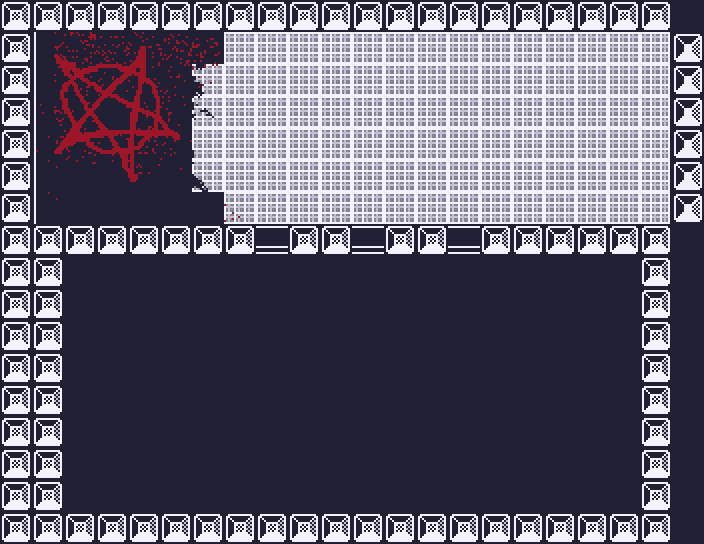

The image is a tile-based game level rendered from a .tmx file. Its description and complete source (layers, tilesets, objects, tile grids) follow:
An orthogonal 22x17 tile map with 32x32 px tiles, 2 tile layers (ground, collision) and 13 objects (4x spawn, 3x crack, message, pipe, camera_anchor).

<map version="1.10" tiledversion="1.12.1" orientation="orthogonal" renderorder="right-down" width="22" height="17" tilewidth="32" tileheight="32" infinite="0" nextlayerid="5" nextobjectid="19">
 <properties>
  <property name="camera_lock_anchor" value="camera_start" />
  <property name="camera_unlock_flag" value="basement.passage_open" />
  <property name="camera_zoom" value="close" />
  <property name="room_id" value="basement_1" />
 </properties>
 <tileset firstgid="1" source="BasementBackground.tsx" />
 <layer id="1" name="ground" width="22" height="17">
  <data encoding="csv">
53,2,3,4,5,6,7,8,9,9,9,9,9,9,9,9,9,9,9,9,10,53,
53,11,12,13,14,15,16,18,18,18,18,18,18,18,18,18,18,18,18,18,19,53,
53,20,21,22,23,24,25,18,18,18,18,18,18,18,18,18,18,18,18,18,19,53,
53,26,27,28,29,30,31,18,18,18,18,18,18,18,18,18,18,18,18,18,19,53,
53,33,34,35,36,37,38,18,18,18,18,18,18,18,18,18,18,18,18,18,19,53,
53,39,40,41,42,43,44,18,18,18,18,18,18,18,18,18,18,18,18,18,19,53,
53,39,53,53,53,53,53,17,18,18,18,18,18,18,18,18,18,18,18,18,19,53,
53,45,46,46,46,46,46,46,46,46,46,46,46,46,46,46,46,46,46,46,49,53,
53,50,53,53,53,53,53,53,53,53,53,53,53,53,53,53,53,53,53,53,56,53,
53,50,53,53,53,53,53,53,53,53,53,53,53,53,53,53,53,53,53,53,56,53,
53,50,53,53,53,53,53,53,53,53,53,53,53,53,53,53,53,53,53,53,56,53,
53,50,53,53,53,53,53,53,53,53,53,53,53,53,53,53,53,53,53,53,56,53,
53,50,53,53,53,53,53,53,53,53,53,53,53,53,53,53,53,53,53,53,56,53,
53,50,53,53,53,53,53,53,53,53,53,53,53,53,53,53,53,53,53,53,56,53,
53,50,53,53,53,53,53,53,53,53,53,53,53,53,53,53,53,53,53,53,56,53,
53,50,53,53,53,53,53,53,53,53,53,53,53,53,53,53,53,53,53,53,56,53,
53,61,62,62,62,62,62,62,62,62,62,62,62,62,62,62,62,62,62,62,63,53
</data>
 </layer>
 <layer id="2" name="collision" width="22" height="17">
  <data encoding="csv">
60,60,60,60,60,60,60,60,60,60,60,60,60,60,60,60,60,60,60,60,60,0,
60,0,0,0,0,0,0,0,0,0,0,0,0,0,0,0,0,0,0,0,1,51,
60,0,0,0,0,0,0,0,0,0,0,0,0,0,0,0,0,0,0,0,1,51,
60,0,0,0,0,0,0,0,0,0,0,0,0,0,0,0,0,0,0,0,1,51,
60,0,0,0,0,0,0,0,0,0,0,0,0,0,0,0,0,0,0,0,1,51,
60,0,0,0,0,0,0,0,0,0,0,0,0,0,0,0,0,0,0,0,1,51,
60,0,0,0,0,0,0,0,0,0,0,0,0,0,0,0,0,0,0,0,1,51,
60,60,60,60,60,60,60,60,0,60,60,0,60,60,0,60,60,60,60,60,60,0,
60,60,0,0,0,0,0,0,0,0,0,0,0,0,0,0,0,0,0,0,60,0,
60,60,0,0,0,0,0,0,0,0,0,0,0,0,0,0,0,0,0,0,60,0,
60,60,0,0,0,0,0,0,0,0,0,0,0,0,0,0,0,0,0,0,60,0,
60,60,0,0,0,0,0,0,0,0,0,0,0,0,0,0,0,0,0,0,60,0,
60,60,0,0,0,0,0,0,0,0,0,0,0,0,0,0,0,0,0,0,60,0,
60,60,0,0,0,0,0,0,0,0,0,0,0,0,0,0,0,0,0,0,60,0,
60,60,0,0,0,0,0,0,0,0,0,0,0,0,0,0,0,0,0,0,60,0,
60,60,0,0,0,0,0,0,0,0,0,0,0,0,0,0,0,0,0,0,60,0,
60,60,60,60,60,60,60,60,60,60,60,60,60,60,60,60,60,60,60,60,60,0
</data>
 </layer>
 <objectgroup id="3" name="actors">
  <object id="1" name="crack_passage" type="crack" x="255.993" y="224" width="32" height="32">
   <properties>
    <property name="on_tool_use.flag" value="basement.passage_open" />
    <property name="on_tool_use.message" value="You dig through the wall. Cold air pours through the opening." />
    <property name="on_tool_use.target_room" value="basement_ritual_room" />
    <property name="on_tool_use.tool" value="shovel" />
    <property name="on_tool_use.type" value="passage" />
    <property name="resolved_asset_id" value="actor_crack_resolved" />
   </properties>
  </object>
  <object id="2" name="crack_bone_demon" type="crack" x="351.993" y="223.987" width="32" height="32">
   <properties>
    <property name="on_tool_use.encounter_id" value="basement.bone_demon" />
    <property name="on_tool_use.message" value="You dig into a hollow behind the wall. Bones click awake." />
    <property name="on_tool_use.tool" value="shovel" />
    <property name="on_tool_use.type" value="encounter" />
    <property name="resolved_asset_id" value="actor_crack_bone_demon_revealed" />
   </properties>
  </object>
  <object id="3" name="crack_zombie" type="crack" x="448.001" y="223.989" width="32" height="32">
   <properties>
    <property name="on_tool_use.encounter_id" value="basement.zombie" />
    <property name="on_tool_use.message" value="You dig through the wall. Something stirs in the dark." />
    <property name="on_tool_use.tool" value="shovel" />
    <property name="on_tool_use.type" value="encounter" />
    <property name="resolved_asset_id" value="actor_crack_zombie_revealed" />
   </properties>
  </object>
  <object id="5" name="whispering_wall" type="message" x="543.996" y="223.99" width="32" height="32">
   <properties>
    <property name="dialog" value="data.dialog.basement" />
    <property name="dialog_id" value="whispering_wall" />
   </properties>
  </object>
  <object id="6" name="pipe_shovel" type="pipe" x="608.008" y="288.001" width="32" height="32">
   <properties>
    <property name="empty_message" value="An empty drainage pipe." />
    <property name="item" value="shovel" />
    <property name="message" value="Found: shovel!" />
   </properties>
  </object>
 </objectgroup>
 <objectgroup id="4" name="regions">
  <object id="7" name="start" type="spawn" x="512.146" y="320.144" width="31.7366" height="31.7708" />
  <object id="8" name="tools" type="spawn" x="352.006" y="288.003" width="31.9682" height="31.9619" />
  <object id="9" name="hidden_dark" type="spawn" x="288.022" y="320.013" width="31.9546" height="31.9506" />
  <object id="10" name="boss_ready" type="spawn" x="384.002" y="128.002" width="31.9924" height="31.9911" />
  <object id="11" name="camera_start" type="camera_anchor" x="336" y="352" width="32" height="32" />
  <object id="16" x="-88.5406" y="478.323" />
  <object id="17" x="269.693" y="618.767" />
  <object id="18" x="513.943" y="3.05312" />
 </objectgroup>
</map>
